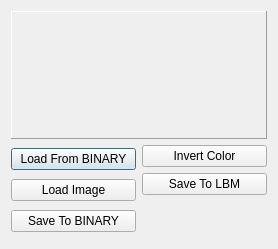
<?xml version="1.0" encoding="UTF-8"?>
<ui version="4.0">
 <class>customizeSplashDialog</class>
 <widget class="QDialog" name="customizeSplashDialog">
  <property name="geometry">
   <rect>
    <x>0</x>
    <y>0</y>
    <width>275</width>
    <height>249</height>
   </rect>
  </property>
  <property name="windowTitle">
   <string>Customize Splash</string>
  </property>
  <property name="windowIcon">
   <iconset resource="eepskye.qrc">
    <normaloff>:/images/c_home.png</normaloff>:/images/c_home.png</iconset>
  </property>
  <layout class="QGridLayout" name="gridLayout">
   <item row="0" column="0">
    <widget class="QLabel" name="imageLabel">
     <property name="sizePolicy">
      <sizepolicy hsizetype="Preferred" vsizetype="Preferred">
       <horstretch>0</horstretch>
       <verstretch>0</verstretch>
      </sizepolicy>
     </property>
     <property name="minimumSize">
      <size>
       <width>256</width>
       <height>128</height>
      </size>
     </property>
     <property name="frameShape">
      <enum>QFrame::Panel</enum>
     </property>
     <property name="frameShadow">
      <enum>QFrame::Raised</enum>
     </property>
     <property name="text">
      <string/>
     </property>
     <property name="pixmap">
      <pixmap>:/images/eepe-title.png</pixmap>
     </property>
     <property name="scaledContents">
      <bool>true</bool>
     </property>
    </widget>
   </item>
   <item row="1" column="0">
    <layout class="QHBoxLayout" name="horizontalLayout">
     <item>
      <layout class="QVBoxLayout" name="verticalLayout">
       <item>
        <widget class="QPushButton" name="loadFromHexButton">
         <property name="text">
          <string>Load From BINARY</string>
         </property>
        </widget>
       </item>
       <item>
        <widget class="QPushButton" name="loadFromImageButton">
         <property name="text">
          <string>Load Image</string>
         </property>
        </widget>
       </item>
       <item>
        <widget class="QPushButton" name="saveToHexButton">
         <property name="text">
          <string>Save To BINARY</string>
         </property>
        </widget>
       </item>
      </layout>
     </item>
     <item>
      <layout class="QVBoxLayout" name="verticalLayout_2">
       <item>
        <widget class="QPushButton" name="invertColorButton">
         <property name="text">
          <string>Invert Color</string>
         </property>
        </widget>
       </item>
       <item>
        <widget class="QPushButton" name="saveToLbmButton">
         <property name="text">
          <string>Save To LBM</string>
         </property>
        </widget>
       </item>
       <item>
        <spacer name="verticalSpacer">
         <property name="orientation">
          <enum>Qt::Vertical</enum>
         </property>
         <property name="sizeHint" stdset="0">
          <size>
           <width>20</width>
           <height>40</height>
          </size>
         </property>
        </spacer>
       </item>
      </layout>
     </item>
    </layout>
   </item>
  </layout>
 </widget>
 <resources>
  <include location="eepskye.qrc"/>
 </resources>
 <connections/>
</ui>
